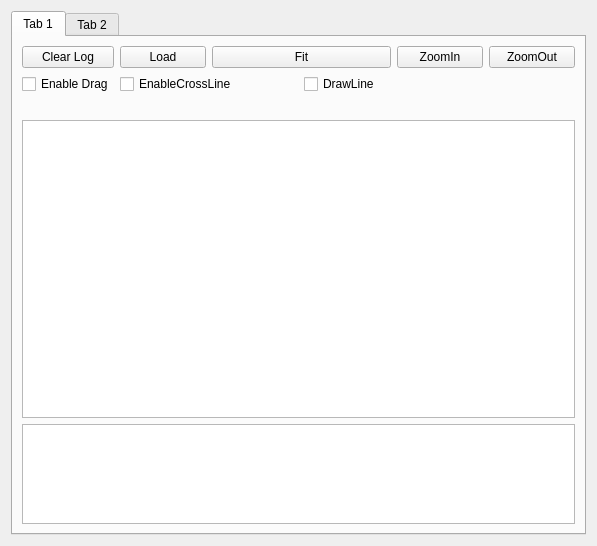
<?xml version="1.0" encoding="UTF-8"?>
<ui version="4.0">
 <class>Form</class>
 <widget class="QWidget" name="Form">
  <property name="geometry">
   <rect>
    <x>0</x>
    <y>0</y>
    <width>597</width>
    <height>546</height>
   </rect>
  </property>
  <property name="windowTitle">
   <string>Form</string>
  </property>
  <layout class="QGridLayout" name="gridLayout_2">
   <item row="0" column="0">
    <widget class="QTabWidget" name="tabWidget">
     <property name="currentIndex">
      <number>0</number>
     </property>
     <widget class="QWidget" name="tab">
      <attribute name="title">
       <string>Tab 1</string>
      </attribute>
      <layout class="QGridLayout" name="gridLayout">
       <item row="0" column="0">
        <widget class="QPushButton" name="pushButtonClearLog">
         <property name="text">
          <string>Clear Log</string>
         </property>
        </widget>
       </item>
       <item row="0" column="1">
        <widget class="QPushButton" name="pushButtonLoad">
         <property name="text">
          <string>Load</string>
         </property>
        </widget>
       </item>
       <item row="0" column="2" colspan="2">
        <widget class="QPushButton" name="pushButtonFit">
         <property name="text">
          <string>Fit</string>
         </property>
        </widget>
       </item>
       <item row="0" column="4">
        <widget class="QPushButton" name="pushButtonZoomIn">
         <property name="text">
          <string>ZoomIn</string>
         </property>
        </widget>
       </item>
       <item row="0" column="5">
        <widget class="QPushButton" name="pushButtonZoomOut">
         <property name="text">
          <string>ZoomOut</string>
         </property>
        </widget>
       </item>
       <item row="1" column="0">
        <widget class="QCheckBox" name="checkBoxDrag">
         <property name="text">
          <string>Enable Drag</string>
         </property>
        </widget>
       </item>
       <item row="1" column="1" colspan="2">
        <widget class="QCheckBox" name="checkBoxCrossLine">
         <property name="text">
          <string>EnableCrossLine</string>
         </property>
        </widget>
       </item>
       <item row="1" column="3" colspan="2">
        <widget class="QCheckBox" name="checkBoxDrawLine">
         <property name="text">
          <string>DrawLine</string>
         </property>
        </widget>
       </item>
       <item row="2" column="0" colspan="2">
        <widget class="QLabel" name="labelCurrent">
         <property name="text">
          <string/>
         </property>
        </widget>
       </item>
       <item row="2" column="2" colspan="4">
        <widget class="QLabel" name="labelValue">
         <property name="text">
          <string/>
         </property>
        </widget>
       </item>
       <item row="3" column="0" colspan="6">
        <widget class="QGraphicsView" name="graphicsView">
         <property name="mouseTracking">
          <bool>true</bool>
         </property>
         <property name="contextMenuPolicy">
          <enum>Qt::NoContextMenu</enum>
         </property>
         <property name="toolTip">
          <string/>
         </property>
         <property name="dragMode">
          <enum>QGraphicsView::NoDrag</enum>
         </property>
        </widget>
       </item>
       <item row="4" column="0" colspan="6">
        <widget class="QTextBrowser" name="textBrowser">
         <property name="maximumSize">
          <size>
           <width>16777215</width>
           <height>100</height>
          </size>
         </property>
         <property name="font">
          <font>
           <family>Terminal</family>
          </font>
         </property>
        </widget>
       </item>
      </layout>
     </widget>
     <widget class="QWidget" name="tab_2">
      <attribute name="title">
       <string>Tab 2</string>
      </attribute>
     </widget>
    </widget>
   </item>
  </layout>
 </widget>
 <resources/>
 <connections>
  <connection>
   <sender>pushButtonClearLog</sender>
   <signal>clicked()</signal>
   <receiver>textBrowser</receiver>
   <slot>clear()</slot>
   <hints>
    <hint type="sourcelabel">
     <x>289</x>
     <y>42</y>
    </hint>
    <hint type="destinationlabel">
     <x>176</x>
     <y>536</y>
    </hint>
   </hints>
  </connection>
 </connections>
</ui>
